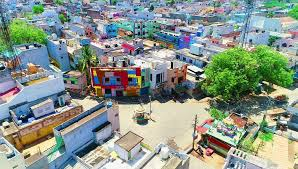
#> input picture gid.jpg, 298 x 169 px
$ python pandas_numpy.py
#> lines starting #> are read from the running program, lines starting #| are printed output that depends on the picture
from difflib import get_close_matches

possi=['apple','ape','asking']

word='appl'

#if len(get_close_matches(word,possi))>0:
print(get_close_matches(word,possi))
###########3


import numpy as np
import pandas as pd
import random
import cv2
img=cv2.imread('gid.jpg',0)
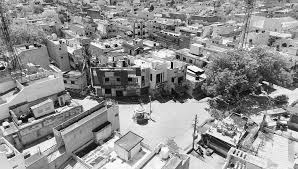
#> img: shape (169, 298); min 0, max 255, mean 144.3

res=np.hstack((img,img))
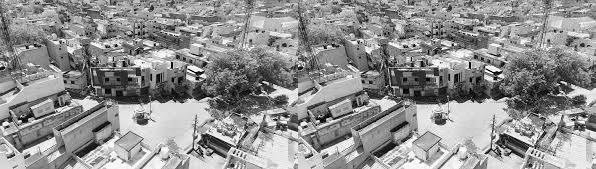
#> res: shape (169, 596); min 0, max 255, mean 144.3
print(res)
#> (printed output is left out)

print("ok----------------")

res1=np.vstack((img,img))
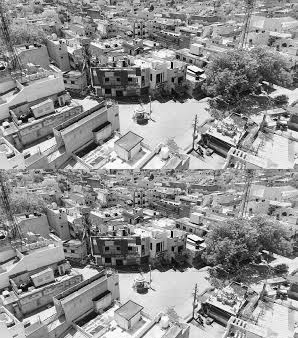
#> res1: shape (338, 298); min 0, max 255, mean 144.3
print(res1)
#> (printed output is left out)

r=np.random.rand()
print(r)
a=8
b=9

print(a and b)


###################

dt={'name':['A','B','C'],
                  'age':[12,13,14],
                  'loc':['K','J','L']
}
i=[4,5,6]
df=pd.DataFrame(dt,index=i)

print(df)

##############3333333333

from pprint import pprint
sl=[  { 'name':'akash',
        'result': [{'sub':'MATHS','grade':'A'},{'sub':'ENG','grade':'B'},{'sub':'PHY','grade':'C'}]
},
{   'name':'aanand',
    'result':[{'sub':'MATHS','grade':'B'},{'sub':'ENG','grade':'B'},{'sub':'PHY','grade':'B'}]
}

]

rows=[]

for data in sl:
    name=data['name']
    results=data['result']
    print(results)
    for result in results:
        result['name']=name
        rows.append(result)
print(rows)
df=pd.DataFrame(rows)


colum_titles=['name','sub','grade']

df=df.reindex(columns=colum_titles)

print(df)

###################

df = pd.DataFrame({'City':['New York', 'Parague', 'New Delhi', 'Venice', 'new Orleans'],
                    'Event':['Music', 'Poetry', 'Theatre', 'Comedy', 'Tech_Summit'],
                    'Cost':[10000, 5000, 15000, 2000, 12000]})

index=[pd.Period('02-2020'),pd.Period('03-2020'),pd.Period('04-2020'),pd.Period('05-2020'),pd.Period('06-2020')]

df.index=index


df=df.replace(to_replace='[nN]ew ',value='New_',regex=True)

print(df)

#############################


df = pd.DataFrame({'City':['New York (City)', 'Parague', 'New Delhi (Delhi)', 'Venice', 'new Orleans'],
                    'Event':['Music', 'Poetry', 'Theatre', 'Comedy', 'Tech_Summit'],
                    'Cost':[10000, 5000, 15000, 2000, 12000]})

df=df.replace(to_replace='\(.*\)',value='',regex=True)

df=df.replace(to_replace='[nN]ew ',value='New_',regex=True)


print(df)

#################


df = pd.DataFrame({'Date':['10/2/2011', '11/2/2011', '12/2/2011', '13/2/2011'],
                   'Product':[' UMbreLla', '  maTress', 'BaDmintoN ', 'Shuttle'],
                   'Updated_Price':[1250, 1450, 1550, 400],
                   'Discount':[10, 8, 15, 10]})

# Print the dataframe
Product=[]
for i in df['Product']:
    Product.append(i.strip().capitalize())
df['Product']=Product

print(df)

import numpy as np
##########################
column = ['a', 'b', 'c', 'd', 'e']
index = ['A', 'B', 'C', 'D', 'E']

# create a dataframe of random values of array
df1 = pd.DataFrame(np.random.rand(5, 5),
        columns = column, index = index)
print(df1)
# create the new index for rows
new_index =['U', 'A', 'B', 'C', 'Z']

print(df1.reindex(new_index))

########################################

initial_data = {'First_name': ['Ram', 'Mohan', 'Tina', 'Jeetu', 'Meera'],
        'Last_name': ['Kumar', 'Sharma', 'Ali', 'Gandhi', 'Kumari'],
        'Age': [42, 52, 36, 21, 23],
        'City': ['Mumbai', 'Noida', 'Pune', 'Delhi', 'Bihar']}

df=pd.DataFrame(initial_data ) #,columns = ['First_name', 'Last_name','Age', 'City'])

print(df)


#############

df = pd.DataFrame({'Date':['10/2/2011', '11/2/2011', '12/2/2011', '13/2/11'],
                    'Event':['Music', 'Poetry', 'Theatre', 'Comedy'],
                    'Cost':[10000, 5000, 15000, 2000]})

# Create an empty list
Row_list =[]

# Iterate over each row
for i in range((df.shape[0])):

    # Using iloc to access the values of
    # the current row denoted by "i"
    print(list(df.iloc[i,:]))
    #Row_list.append(list(df.iloc[i, :]))

# Print the first 3 elements
print(Row_list[:3])


########################

data = {'Name':['Jai', 'Princi', 'Gaurav', 'Anuj'],
        'Age':[27, 24, 22, 32],
        'Address':['Delhi', 'Kanpur', 'Allahabad', 'Kannauj'],
        'Qualification':['Msc', 'MA', 'MCA', 'Phd']}

# Convert the dictionary into DataFrame
df = pd.DataFrame(data)

print(df)

# select three rows and two columns
#print(df.loc[1:3, ['Name', 'Qualification']])
print("==============")
print(df.iloc[1:4,0:4:3])
print(df.loc[1:3,['Name','Qualification']])


##################


import pandas as pd

import numpy as np


df=pd.DataFrame(np.random.rand(4,4),['A','B','C','D'],['X','Y','Z','Q'])  # rand prints randoms b/w 0 and 1

df1=pd.DataFrame(np.random.randn(4,4),['A','B','C','D'],['X','Y','Z','Q'])  # randn prints randoms from std. normal dist.


print(df)
print(df1)
